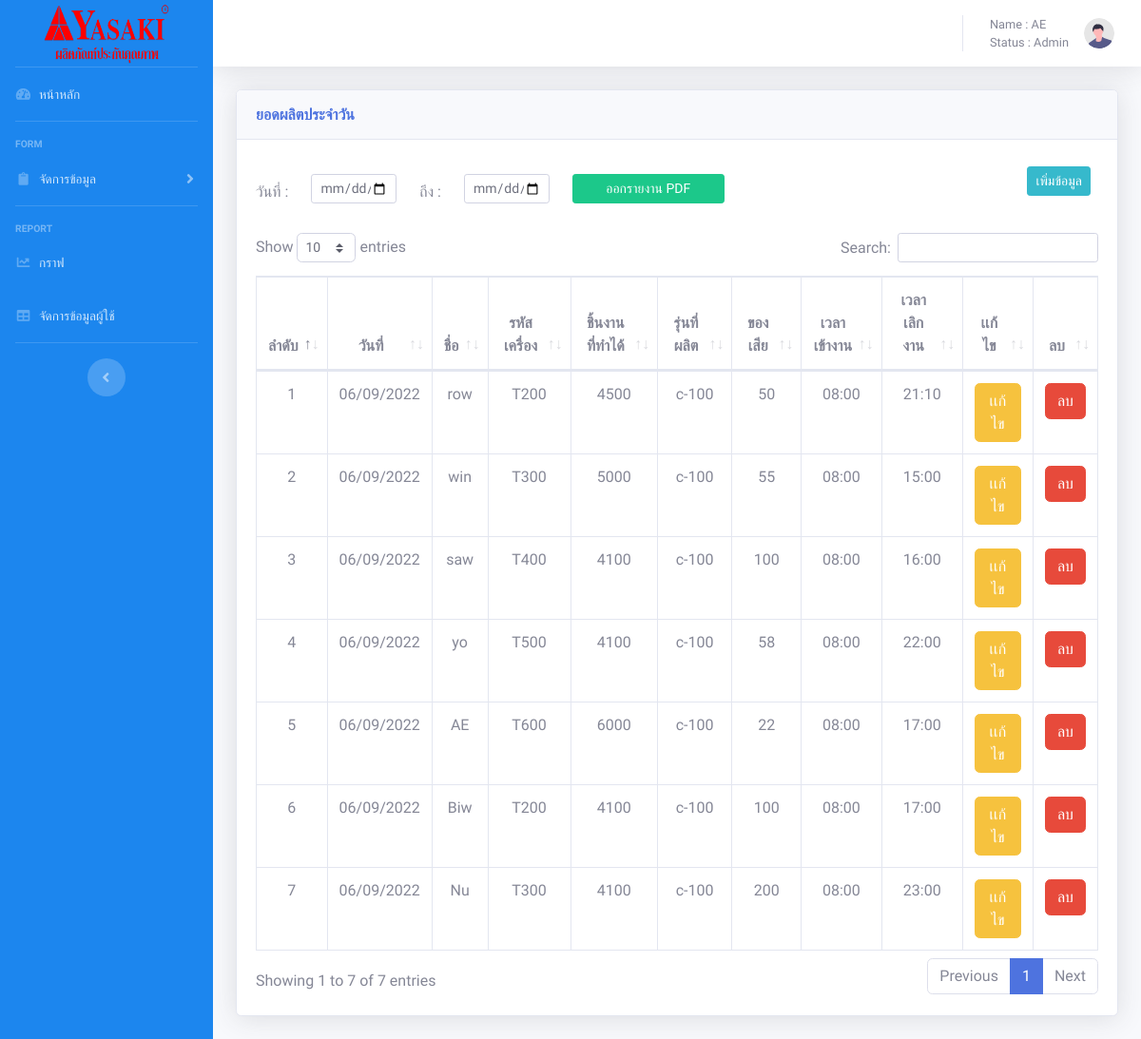
Before: /admin/tables.php (signed in) with the older database file.
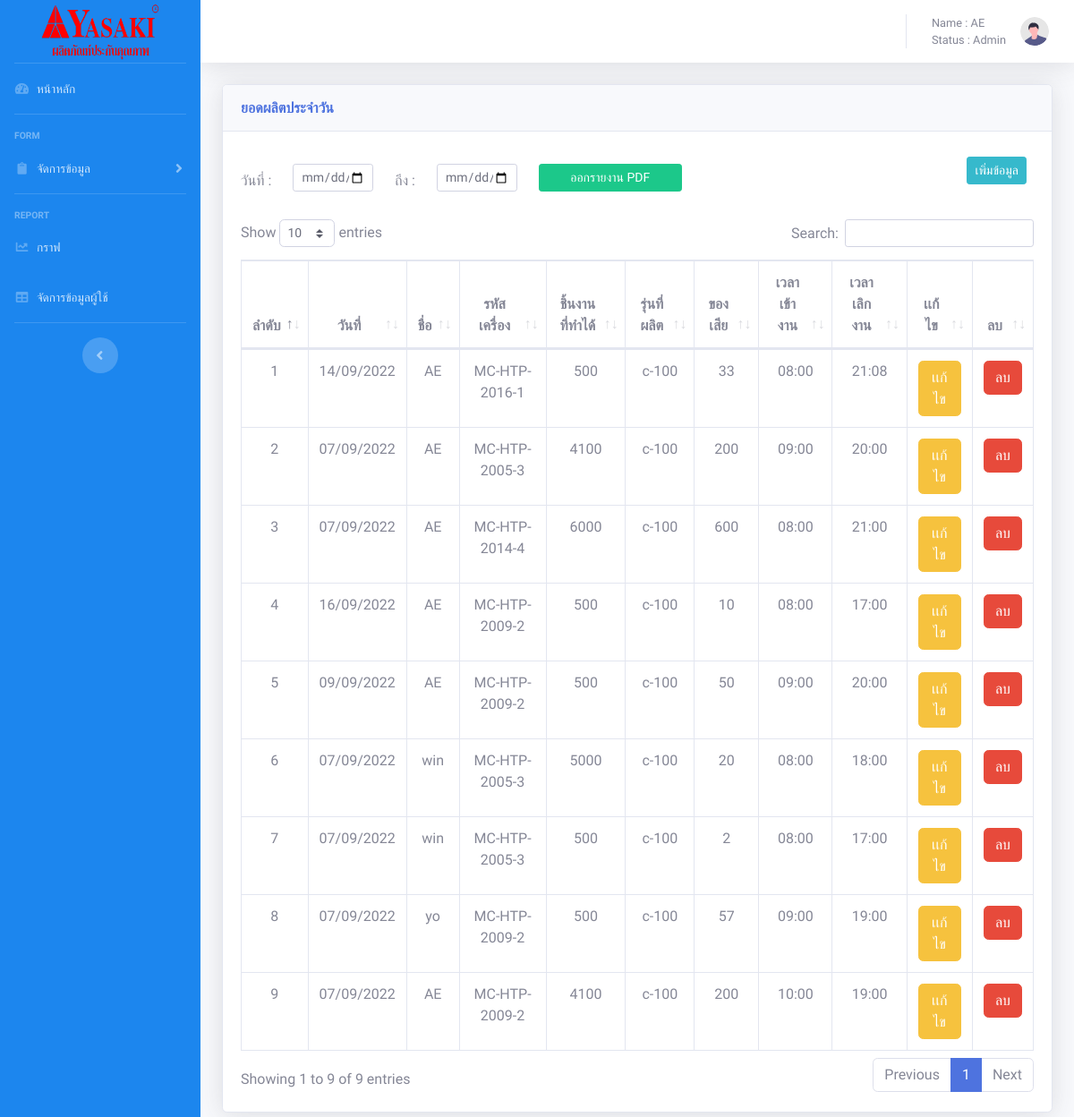
After: the same page with the newer database file.
### tables this page shows
CREATE TABLE `employee` (
  `E_id` int(20) NOT NULL,
  `EName` varchar(20) NOT NULL,
  `Nmac` varchar(50) NOT NULL,
  `Econ` int(20) NOT NULL,
  `Epro` varchar(20) NOT NULL,
  `Edel` int(11) NOT NULL,
  `Etime` varchar(20) NOT NULL,
  `Etimet` varchar(20) NOT NULL,
  `DATE` date NOT NULL
);

### admin/tables.php (the view, shortened to what the changed rows need)
<!DOCTYPE html>
<html lang="en">
<head>
    <link href="vendor/fontawesome-free/css/all.min.css" rel="stylesheet" type="text/css">
    <link href="css/sb-admin-2.min.css" rel="stylesheet">
    <link href="vendor/datatables/dataTables.bootstrap4.min.css" rel="stylesheet">
</head>
<body id="page-top" style="font-family: 'Pridi', serif;">
    <div id="wrapper">
        <div id="content-wrapper" class="d-flex flex-column">
            <div id="content">
                <div class="container-fluid">
                    <div class="card shadow mb-4">
                        <div class="card-body">
                            <div class="row mb-4">
                                <div class="col-6">
                                </div>
                                <div class="col-6">
                                </div>
                            </div>
                            <div class="table-responsive">
                                <table class="table table-bordered text-center" id="dataTable" width="100%" cellspacing="0">
                                    <thead>
                                        <tr>
                                            <th>ลำดับ</th>
                                            <th>วันที่</th>
                                            <th>ชื่อ</th>
                                            <th>รหัสเครื่อง</th>
                                            <th>ชิ้นงานที่ทำได้</th>
                                            <th>รุ่นที่ผลิต</th>
                                            <th>ของเสีย</th>
                                            <th>เวลาเข้างาน</th>
                                            <th>เวลาเลิกงาน</th>
                                            <th>เเก้ไข</th>
                                            <th>ลบ</th>
                                        </tr>
                                    </thead>
                                    <?php
                                    require('config.php');
                                    mysqli_query($conn, 'SET NAMES UTF8');
                                    $sql = "SELECT * FROM employee ";
                                    $query = mysqli_query($conn, $sql);
                                    $n1 = 0;
                                    while ($value = mysqli_fetch_array($query)) {
                                        $d = date_create($value['DATE']);
                                        $d1 = date_format($d, "d/m/Y");
                                        $n1++;
                                        echo '<tr>
                    <td>' . $n1 . '</td>
                    <td>' . $d1 . '</td>
                    <td>' . $value['EName'] . '</td>
                    <td>' . $value['Nmac'] . '</td>
                    <td>' . $value['Econ'] . '</td>
                    <td>' . $value['Epro'] . '</td>
                    <td>' . $value['Edel'] . '</td>
                    <td>' . $value['Etime'] . '</td>
                    <td>' . $value['Etimet'] . '</td>
                    <td><a href="edittables.php?id=' . $value['E_id'] . '"><button class="btn-warning btn-md btn">เเก้ไข</button></a></td>
                    <td><a href="Delete.php?edit=' . $value['E_id'] . '"><button class="btn-danger btn-md btn" onclick="del()">ลบ</button><a/></td>
                </tr>';
                                    }
                                    ?>
                                </table>
                            </div>
                        </div>
                    </div>
                </div>
            </div>
        </div>
    </div>
</body>
</html>

Changed rows visible on the page:
removed employee: DATE "06/09/2022", EName "row", Nmac "T200", Econ "4500", Epro "c-100", Edel "50", Etime "08:00", Etimet "21:10"
removed employee: DATE "06/09/2022", EName "win", Nmac "T300", Econ "5000", Epro "c-100", Edel "55", Etime "08:00", Etimet "15:00"
removed employee: DATE "06/09/2022", EName "saw", Nmac "T400", Econ "4100", Epro "c-100", Edel "100", Etime "08:00", Etimet "16:00"
removed employee: DATE "06/09/2022", EName "yo", Nmac "T500", Econ "4100", Epro "c-100", Edel "58", Etime "08:00", Etimet "22:00"
removed employee: DATE "06/09/2022", EName "AE", Nmac "T600", Econ "6000", Epro "c-100", Edel "22", Etime "08:00", Etimet "17:00"
removed employee: DATE "06/09/2022", EName "Biw", Nmac "T200", Econ "4100", Epro "c-100", Edel "100", Etime "08:00", Etimet "17:00"
removed employee: DATE "06/09/2022", EName "Nu", Nmac "T300", Econ "4100", Epro "c-100", Edel "200", Etime "08:00", Etimet "23:00"
added employee: DATE "14/09/2022", EName "AE", Nmac "MC-HTP-2016-1", Econ "500", Epro "c-100", Edel "33", Etime "08:00", Etimet "21:08"
added employee: DATE "07/09/2022", EName "AE", Nmac "MC-HTP-2005-3", Econ "4100", Epro "c-100", Edel "200", Etime "09:00", Etimet "20:00"
added employee: DATE "07/09/2022", EName "AE", Nmac "MC-HTP-2014-4", Econ "6000", Epro "c-100", Edel "600", Etime "08:00", Etimet "21:00"
added employee: DATE "16/09/2022", EName "AE", Nmac "MC-HTP-2009-2", Econ "500", Epro "c-100", Edel "10", Etime "08:00", Etimet "17:00"
added employee: DATE "09/09/2022", EName "AE", Nmac "MC-HTP-2009-2", Econ "500", Epro "c-100", Edel "50", Etime "09:00", Etimet "20:00"
added employee: DATE "07/09/2022", EName "win", Nmac "MC-HTP-2005-3", Econ "5000", Epro "c-100", Edel "20", Etime "08:00", Etimet "18:00"
added employee: DATE "07/09/2022", EName "win", Nmac "MC-HTP-2005-3", Econ "500", Epro "c-100", Edel "2", Etime "08:00", Etimet "17:00"
added employee: DATE "07/09/2022", EName "yo", Nmac "MC-HTP-2009-2", Econ "500", Epro "c-100", Edel "57", Etime "09:00", Etimet "19:00"
added employee: DATE "07/09/2022", EName "AE", Nmac "MC-HTP-2009-2", Econ "4100", Epro "c-100", Edel "200", Etime "10:00", Etimet "19:00"
Other visible differences:
text written by a page script: "Show entries Search: Showing 1 to 7 of 7 entries Previous 1 Next" → "Show entries Search: Showing 1 to 9 of 9 entries Previous 1 Next"
